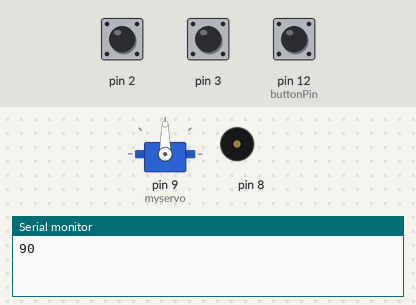
The sketch below on a simulated Arduino Uno, built with avr-gcc and run on an emulated ATmega328P. Parts: servo, buzzer (waves = sounding), the last lines printed to the serial monitor. The test bench sets the inputs (shaded band); at power-on: pin 12 (buttonPin) LOW, pin 2 HIGH, pin 3 HIGH.

Above: at 1.3 s.
1.4 s: pin 12 (buttonPin) pulled HIGH for 0.15 s
At 1.48 s:
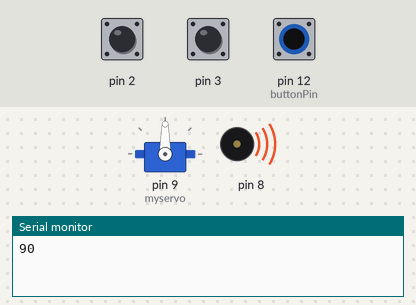
3.2 s: pin 2 pulled LOW for 0.15 s
At 3.9 s:
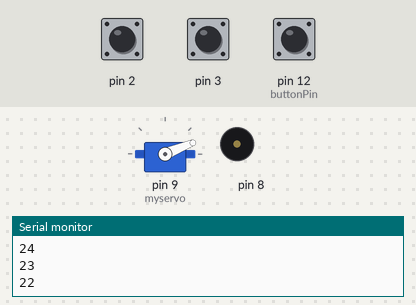
4.8 s: pin 3 pulled LOW for 1 s
At 5.5 s:
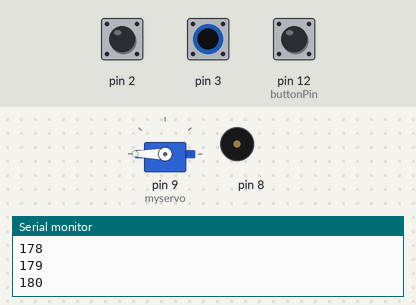
7.3 s: pin 2 pulled LOW for 1 s
At 8.0 s:
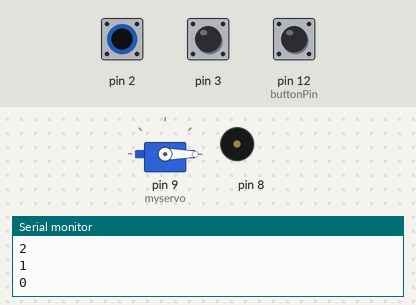
9.8 s: pin 3 pulled LOW for 0.15 s
At 11.1 s:
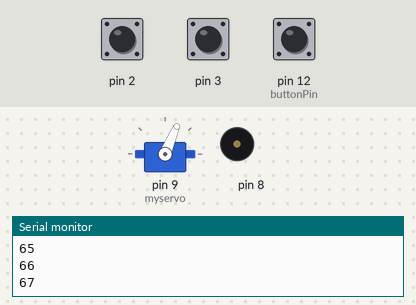
11.4 s: pin 12 (buttonPin) pulled HIGH for 1 s
At 11.48 s:
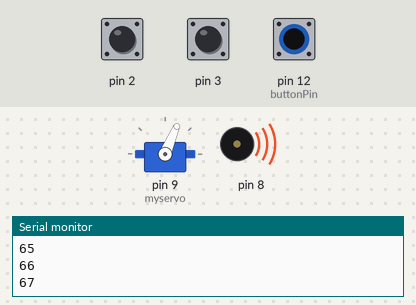
Timing chart, 0 to 14.4 s (numbered marks = the images above; inputs shaded):
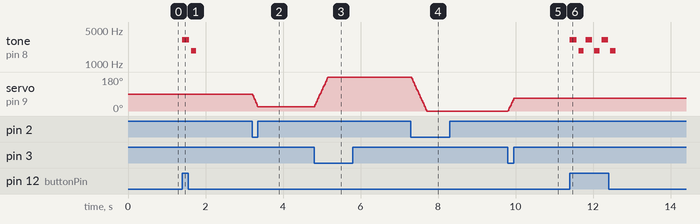

Measured:
- after the input at 1.4 s, tone on pin 8: silent → 3136 Hz at once, → silent 0.18 s later, → 1865 Hz 0.05 s later, → silent 0.14 s later
- after the input at 3.2 s, servo on pin 9 (myservo): moves from 90° to 22° over 0.15 s, starting at once
- after the input at 4.8 s, servo on pin 9 (myservo): moves from 22° to 180° over 0.35 s, starting at once
- after the input at 7.3 s, servo on pin 9 (myservo): moves from 180° to 0° over 0.40 s, starting at once
- after the input at 9.8 s, servo on pin 9 (myservo): 0° → 67° at once
- after the input at 11.4 s, tone on pin 8: silent → 3136 Hz at once, then repeats every 0.41 s: silent 0.05 s, 1865 Hz 0.14 s, silent 0.04 s, 3136 Hz 0.18 s, until it stays silent from 12.6 s

The sketch:

BEEP__2.ino
```cpp
#include "pitches.h"  //add note library

#include <Servo.h>

int melody[] = {NOTE_G7, NOTE_AS6};

int buttonPin = 12;

int noteDurations[] = {4, 5};

Servo myservo;

int pos = 0;

void setup() {

  pinMode(buttonPin, INPUT);

  Serial.begin(115200);

  pinMode(2, INPUT_PULLUP);
  pinMode(3, INPUT_PULLUP);

  myservo.attach(9);
  pos = 90;
  myservo.write(90);
  Serial.println(pos);
  delay(100);

}

void loop() {
  {
    if (digitalRead(2) == LOW) {
      if (pos > 0)  {
        pos--;
        Serial.println(pos);
      }
      myservo.write(pos);
    }

    if (digitalRead(3) == LOW) {
      if (pos < 180) {
        pos++;
        Serial.println(pos);
      }
      myservo.write(pos);
    }

    delay(2);
  }
  //read the input pin
  int buttonState = digitalRead(buttonPin);

  //if the button is pressed
{ if (buttonState == 1) {

      //iterate over the notes of the melody
      for (int thisNote = 0; thisNote < 2; thisNote++) {

        //to calculate the note duration, take one second. Divided by the note type
        int noteDuration = 700 / noteDurations [thisNote];
        tone(8, melody [thisNote], noteDuration);

        //to distinguish the notes, set a minimum time between them
        //the note's duration +30% seems to work well
        int pauseBetweenNotes = noteDuration * 1.30;
        delay(pauseBetweenNotes);

        //stop the tone playing
        noTone(8);
      }
    }
  }
}
```

pitches.h
```cpp
/*************************************************
 * Public Constants
 *************************************************/

#define NOTE_B0  31
#define NOTE_C1  33
#define NOTE_CS1 35
#define NOTE_D1  37
#define NOTE_DS1 39
#define NOTE_E1  41
#define NOTE_F1  44
#define NOTE_FS1 46
#define NOTE_G1  49
#define NOTE_GS1 52
#define NOTE_A1  55
#define NOTE_AS1 58
#define NOTE_B1  62
#define NOTE_C2  65
#define NOTE_CS2 69
#define NOTE_D2  73
#define NOTE_DS2 78
#define NOTE_E2  82
#define NOTE_F2  87
#define NOTE_FS2 93
#define NOTE_G2  98
#define NOTE_GS2 104
#define NOTE_A2  110
#define NOTE_AS2 117
#define NOTE_B2  123
#define NOTE_C3  131
#define NOTE_CS3 139
#define NOTE_D3  147
#define NOTE_DS3 156
#define NOTE_E3  165
#define NOTE_F3  175
#define NOTE_FS3 185
#define NOTE_G3  196
#define NOTE_GS3 208
#define NOTE_A3  220
#define NOTE_AS3 233
#define NOTE_B3  247
#define NOTE_C4  262
#define NOTE_CS4 277
#define NOTE_D4  294
#define NOTE_DS4 311
#define NOTE_E4  330
#define NOTE_F4  349
#define NOTE_FS4 370
#define NOTE_G4  392
#define NOTE_GS4 415
#define NOTE_A4  440
#define NOTE_AS4 466
#define NOTE_B4  494
#define NOTE_C5  523
#define NOTE_CS5 554
#define NOTE_D5  587
#define NOTE_DS5 622
#define NOTE_E5  659
#define NOTE_F5  698
#define NOTE_FS5 740
#define NOTE_G5  784
#define NOTE_GS5 831
#define NOTE_A5  880
#define NOTE_AS5 932
#define NOTE_B5  988
#define NOTE_C6  1047
#define NOTE_CS6 1109
#define NOTE_D6  1175
#define NOTE_DS6 1245
#define NOTE_E6  1319
#define NOTE_F6  1397
#define NOTE_FS6 1480
#define NOTE_G6  1568
#define NOTE_GS6 1661
#define NOTE_A6  1760
#define NOTE_AS6 1865
#define NOTE_B6  1976
#define NOTE_C7  2093
#define NOTE_CS7 2217
#define NOTE_D7  2349
#define NOTE_DS7 2489
#define NOTE_E7  2637
#define NOTE_F7  2794
#define NOTE_FS7 2960
#define NOTE_G7  3136
#define NOTE_GS7 3322
#define NOTE_A7  3520
#define NOTE_AS7 3729
#define NOTE_B7  3951
#define NOTE_C8  4186
#define NOTE_CS8 4435
#define NOTE_D8  4699
#define NOTE_DS8 4978
```
